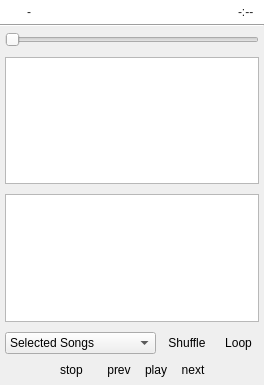
<?xml version="1.0" encoding="UTF-8"?>
<ui version="4.0">
 <class>QUMediaPlayer</class>
 <widget class="QWidget" name="QUMediaPlayer">
  <property name="geometry">
   <rect>
    <x>0</x>
    <y>0</y>
    <width>264</width>
    <height>385</height>
   </rect>
  </property>
  <property name="windowTitle">
   <string>Form</string>
  </property>
  <layout class="QVBoxLayout" name="verticalLayout_3">
   <property name="spacing">
    <number>0</number>
   </property>
   <property name="leftMargin">
    <number>0</number>
   </property>
   <property name="topMargin">
    <number>0</number>
   </property>
   <property name="rightMargin">
    <number>0</number>
   </property>
   <property name="bottomMargin">
    <number>0</number>
   </property>
   <item>
    <widget class="QFrame" name="frame">
     <property name="sizePolicy">
      <sizepolicy hsizetype="Preferred" vsizetype="Preferred">
       <horstretch>0</horstretch>
       <verstretch>0</verstretch>
      </sizepolicy>
     </property>
     <property name="palette">
      <palette>
       <active>
        <colorrole role="WindowText">
         <brush brushstyle="SolidPattern">
          <color alpha="216">
           <red>0</red>
           <green>0</green>
           <blue>0</blue>
          </color>
         </brush>
        </colorrole>
        <colorrole role="Base">
         <brush brushstyle="SolidPattern">
          <color alpha="255">
           <red>255</red>
           <green>255</green>
           <blue>255</blue>
          </color>
         </brush>
        </colorrole>
        <colorrole role="Window">
         <brush brushstyle="SolidPattern">
          <color alpha="255">
           <red>255</red>
           <green>255</green>
           <blue>255</blue>
          </color>
         </brush>
        </colorrole>
       </active>
       <inactive>
        <colorrole role="WindowText">
         <brush brushstyle="SolidPattern">
          <color alpha="216">
           <red>0</red>
           <green>0</green>
           <blue>0</blue>
          </color>
         </brush>
        </colorrole>
        <colorrole role="Base">
         <brush brushstyle="SolidPattern">
          <color alpha="255">
           <red>255</red>
           <green>255</green>
           <blue>255</blue>
          </color>
         </brush>
        </colorrole>
        <colorrole role="Window">
         <brush brushstyle="SolidPattern">
          <color alpha="255">
           <red>255</red>
           <green>255</green>
           <blue>255</blue>
          </color>
         </brush>
        </colorrole>
       </inactive>
       <disabled>
        <colorrole role="WindowText">
         <brush brushstyle="SolidPattern">
          <color alpha="63">
           <red>0</red>
           <green>0</green>
           <blue>0</blue>
          </color>
         </brush>
        </colorrole>
        <colorrole role="Base">
         <brush brushstyle="SolidPattern">
          <color alpha="255">
           <red>255</red>
           <green>255</green>
           <blue>255</blue>
          </color>
         </brush>
        </colorrole>
        <colorrole role="Window">
         <brush brushstyle="SolidPattern">
          <color alpha="255">
           <red>255</red>
           <green>255</green>
           <blue>255</blue>
          </color>
         </brush>
        </colorrole>
       </disabled>
      </palette>
     </property>
     <property name="autoFillBackground">
      <bool>true</bool>
     </property>
     <property name="frameShadow">
      <enum>QFrame::Raised</enum>
     </property>
     <layout class="QHBoxLayout" name="_2">
      <property name="spacing">
       <number>10</number>
      </property>
      <property name="leftMargin">
       <number>10</number>
      </property>
      <property name="topMargin">
       <number>5</number>
      </property>
      <property name="rightMargin">
       <number>10</number>
      </property>
      <property name="bottomMargin">
       <number>5</number>
      </property>
      <item>
       <widget class="QLabel" name="infoIconLbl">
        <property name="sizePolicy">
         <sizepolicy hsizetype="Fixed" vsizetype="Preferred">
          <horstretch>0</horstretch>
          <verstretch>0</verstretch>
         </sizepolicy>
        </property>
        <property name="text">
         <string/>
        </property>
        <property name="pixmap">
         <pixmap resource="../resources/UltraStar-Manager.qrc">:/types/music.png</pixmap>
        </property>
        <property name="alignment">
         <set>Qt::AlignLeading|Qt::AlignLeft|Qt::AlignTop</set>
        </property>
       </widget>
      </item>
      <item>
       <widget class="QLabel" name="currentSongLbl">
        <property name="sizePolicy">
         <sizepolicy hsizetype="Expanding" vsizetype="Preferred">
          <horstretch>0</horstretch>
          <verstretch>0</verstretch>
         </sizepolicy>
        </property>
        <property name="text">
         <string notr="true">-</string>
        </property>
        <property name="textFormat">
         <enum>Qt::RichText</enum>
        </property>
        <property name="alignment">
         <set>Qt::AlignLeading|Qt::AlignLeft|Qt::AlignTop</set>
        </property>
        <property name="wordWrap">
         <bool>true</bool>
        </property>
       </widget>
      </item>
      <item>
       <widget class="QLabel" name="timeLbl">
        <property name="text">
         <string notr="true">-:--</string>
        </property>
        <property name="alignment">
         <set>Qt::AlignBottom|Qt::AlignLeading|Qt::AlignLeft</set>
        </property>
       </widget>
      </item>
     </layout>
    </widget>
   </item>
   <item>
    <widget class="Line" name="line">
     <property name="orientation">
      <enum>Qt::Horizontal</enum>
     </property>
    </widget>
   </item>
   <item>
    <layout class="QVBoxLayout" name="verticalLayout_2">
     <property name="spacing">
      <number>10</number>
     </property>
     <property name="leftMargin">
      <number>5</number>
     </property>
     <property name="topMargin">
      <number>5</number>
     </property>
     <property name="rightMargin">
      <number>5</number>
     </property>
     <property name="bottomMargin">
      <number>5</number>
     </property>
     <item>
      <widget class="QSlider" name="timeSlider">
       <property name="toolTip">
        <string>Drag &amp; drop the slider position mark to seek.</string>
       </property>
       <property name="orientation">
        <enum>Qt::Horizontal</enum>
       </property>
      </widget>
     </item>
     <item>
      <widget class="QUAutoCue" name="autocue"/>
     </item>
     <item>
      <widget class="QUAutoCue" name="autocue2"/>
     </item>
     <item>
      <layout class="QVBoxLayout" name="verticalLayout">
       <property name="spacing">
        <number>5</number>
       </property>
       <item>
        <layout class="QHBoxLayout" name="horizontalLayout_2">
         <property name="spacing">
          <number>5</number>
         </property>
         <item>
          <widget class="QComboBox" name="sourceCombo">
           <item>
            <property name="text">
             <string>Selected Songs</string>
            </property>
            <property name="icon">
             <iconset resource="../resources/UltraStar-Manager.qrc">
              <normaloff>:/types/text_stack.png</normaloff>:/types/text_stack.png</iconset>
            </property>
           </item>
           <item>
            <property name="text">
             <string>All Songs</string>
            </property>
            <property name="icon">
             <iconset resource="../resources/UltraStar-Manager.qrc">
              <normaloff>:/control/database.png</normaloff>:/control/database.png</iconset>
            </property>
           </item>
           <item>
            <property name="text">
             <string>Visible Songs</string>
            </property>
            <property name="icon">
             <iconset resource="../resources/UltraStar-Manager.qrc">
              <normaloff>:/control/eye.png</normaloff>:/control/eye.png</iconset>
            </property>
           </item>
           <item>
            <property name="text">
             <string>Current Playlist</string>
            </property>
            <property name="icon">
             <iconset resource="../resources/UltraStar-Manager.qrc">
              <normaloff>:/control/playlist.png</normaloff>:/control/playlist.png</iconset>
            </property>
           </item>
          </widget>
         </item>
         <item>
          <widget class="QToolButton" name="shuffleBtn">
           <property name="toolTip">
            <string>Shuffle List</string>
           </property>
           <property name="text">
            <string>Shuffle</string>
           </property>
           <property name="icon">
            <iconset resource="../resources/UltraStar-Manager.qrc">
             <normaloff>:/player/shuffle.png</normaloff>:/player/shuffle.png</iconset>
           </property>
           <property name="checkable">
            <bool>true</bool>
           </property>
           <property name="toolButtonStyle">
            <enum>Qt::ToolButtonIconOnly</enum>
           </property>
           <property name="autoRaise">
            <bool>true</bool>
           </property>
          </widget>
         </item>
         <item>
          <widget class="QToolButton" name="loopBtn">
           <property name="toolTip">
            <string>Loop List</string>
           </property>
           <property name="text">
            <string>Loop</string>
           </property>
           <property name="icon">
            <iconset resource="../resources/UltraStar-Manager.qrc">
             <normaloff>:/player/loop.png</normaloff>:/player/loop.png</iconset>
           </property>
           <property name="checkable">
            <bool>true</bool>
           </property>
           <property name="toolButtonStyle">
            <enum>Qt::ToolButtonIconOnly</enum>
           </property>
           <property name="autoRaise">
            <bool>true</bool>
           </property>
          </widget>
         </item>
        </layout>
       </item>
       <item>
        <layout class="QHBoxLayout" name="horizontalLayout">
         <property name="spacing">
          <number>0</number>
         </property>
         <item>
          <spacer name="horizontalSpacer_3">
           <property name="orientation">
            <enum>Qt::Horizontal</enum>
           </property>
           <property name="sizeHint" stdset="0">
            <size>
             <width>40</width>
             <height>20</height>
            </size>
           </property>
          </spacer>
         </item>
         <item>
          <widget class="QToolButton" name="stopBtn">
           <property name="sizePolicy">
            <sizepolicy hsizetype="Preferred" vsizetype="Preferred">
             <horstretch>0</horstretch>
             <verstretch>0</verstretch>
            </sizepolicy>
           </property>
           <property name="text">
            <string notr="true">stop</string>
           </property>
           <property name="icon">
            <iconset resource="../resources/UltraStar-Manager.qrc">
             <normaloff>:/player/stop.png</normaloff>:/player/stop.png</iconset>
           </property>
           <property name="iconSize">
            <size>
             <width>32</width>
             <height>32</height>
            </size>
           </property>
           <property name="autoRaise">
            <bool>true</bool>
           </property>
          </widget>
         </item>
         <item>
          <spacer name="horizontalSpacer">
           <property name="orientation">
            <enum>Qt::Horizontal</enum>
           </property>
           <property name="sizeType">
            <enum>QSizePolicy::Fixed</enum>
           </property>
           <property name="sizeHint" stdset="0">
            <size>
             <width>10</width>
             <height>20</height>
            </size>
           </property>
          </spacer>
         </item>
         <item>
          <widget class="QToolButton" name="prevBtn">
           <property name="sizePolicy">
            <sizepolicy hsizetype="Preferred" vsizetype="Preferred">
             <horstretch>0</horstretch>
             <verstretch>0</verstretch>
            </sizepolicy>
           </property>
           <property name="text">
            <string notr="true">prev</string>
           </property>
           <property name="icon">
            <iconset resource="../resources/UltraStar-Manager.qrc">
             <normaloff>:/player/prev.png</normaloff>:/player/prev.png</iconset>
           </property>
           <property name="iconSize">
            <size>
             <width>32</width>
             <height>32</height>
            </size>
           </property>
           <property name="autoRaise">
            <bool>true</bool>
           </property>
          </widget>
         </item>
         <item>
          <widget class="QToolButton" name="playBtn">
           <property name="sizePolicy">
            <sizepolicy hsizetype="Preferred" vsizetype="Preferred">
             <horstretch>0</horstretch>
             <verstretch>0</verstretch>
            </sizepolicy>
           </property>
           <property name="text">
            <string notr="true">play</string>
           </property>
           <property name="icon">
            <iconset resource="../resources/UltraStar-Manager.qrc">
             <normaloff>:/player/play.png</normaloff>:/player/play.png</iconset>
           </property>
           <property name="iconSize">
            <size>
             <width>48</width>
             <height>48</height>
            </size>
           </property>
           <property name="autoRaise">
            <bool>true</bool>
           </property>
          </widget>
         </item>
         <item>
          <widget class="QToolButton" name="nextBtn">
           <property name="sizePolicy">
            <sizepolicy hsizetype="Preferred" vsizetype="Preferred">
             <horstretch>0</horstretch>
             <verstretch>0</verstretch>
            </sizepolicy>
           </property>
           <property name="text">
            <string notr="true">next</string>
           </property>
           <property name="icon">
            <iconset resource="../resources/UltraStar-Manager.qrc">
             <normaloff>:/player/next.png</normaloff>:/player/next.png</iconset>
           </property>
           <property name="iconSize">
            <size>
             <width>32</width>
             <height>32</height>
            </size>
           </property>
           <property name="autoRaise">
            <bool>true</bool>
           </property>
          </widget>
         </item>
         <item>
          <spacer name="horizontalSpacer_4">
           <property name="orientation">
            <enum>Qt::Horizontal</enum>
           </property>
           <property name="sizeHint" stdset="0">
            <size>
             <width>40</width>
             <height>20</height>
            </size>
           </property>
          </spacer>
         </item>
        </layout>
       </item>
      </layout>
     </item>
    </layout>
   </item>
  </layout>
 </widget>
 <customwidgets>
  <customwidget>
   <class>QUAutoCue</class>
   <extends>QTextBrowser</extends>
   <header>QUAutoCue.h</header>
  </customwidget>
 </customwidgets>
 <resources>
  <include location="../resources/UltraStar-Manager.qrc"/>
 </resources>
 <connections/>
</ui>
